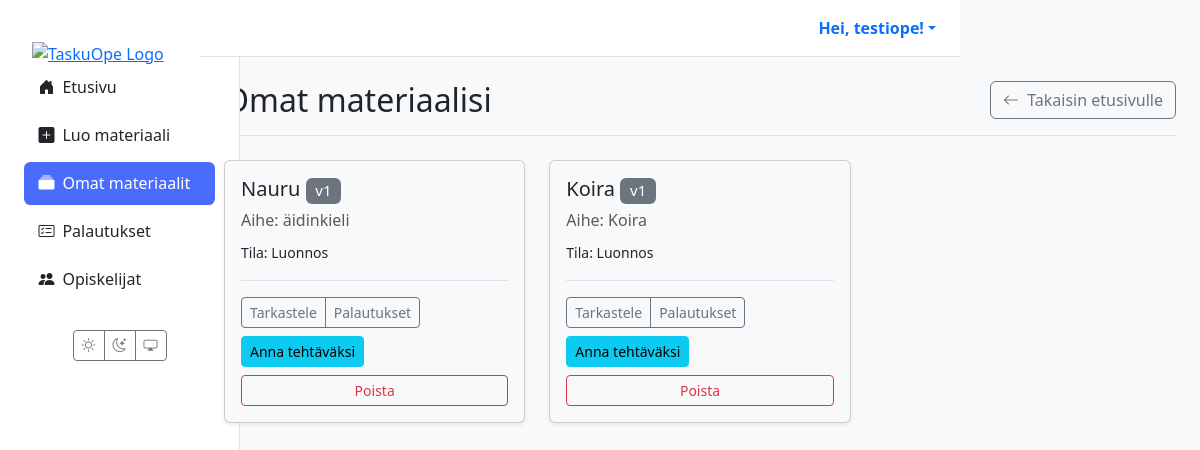
Page /materiaalit/ (signed in) on the earlier database version.
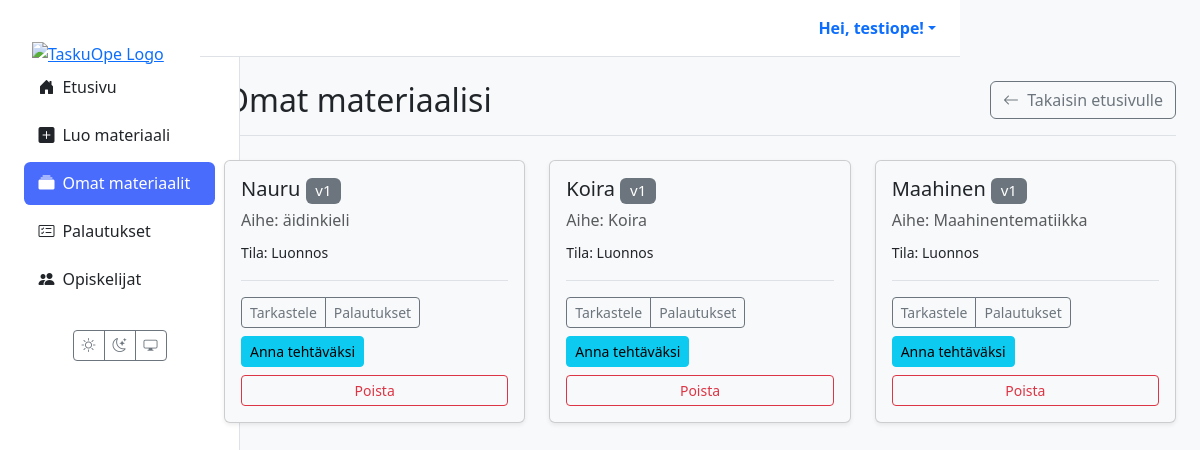
Same page on the later database version.
### materials/models.py (models this page shows, shortened)
class Material(models.Model):
    class MaterialType(models.TextChoices):
        TASK = 'tehtävä', _('Tehtävä')
        LEARNING_MATERIAL = 'oppimateriaali', _('Oppimateriaali')
        TEST = 'testi', _('Testi')
        EXAM = 'koe', _('Koe')
        VIDEO = 'video', _('Video')
        GAME = 'peli', _('Peli')
    class Status(models.TextChoices):
        DRAFT = 'DRAFT', _('Luonnos')
        PENDING_APPROVAL = 'PENDING', _('Odottaa hyväksyntää')
        APPROVED = 'APPROVED', _('Hyväksytty')
        REJECTED = 'REJECTED', _('Hylätty')
    GRADE_CHOICES = [(str(i), f"{i}. luokka") for i in range(1, 10)]
    id = models.UUIDField(primary_key=True, default=uuid.uuid4, editable=False)
    title = models.CharField(max_length=255, verbose_name=_("Otsikko"))
    content = models.TextField(
        verbose_name=_("Sisältö"),
        help_text=_("Raakasisältö, esim. AI:n tuottama teksti.")
    )
    structured_content = models.JSONField(
        null=True,
        blank=True,
        verbose_name=_("Jäsennelty sisältö"),
        help_text=_("Esim. monivalinnat tai tehtävän rakenne JSON-muodossa.")
    )
    material_type = models.CharField(
        max_length=50,
        choices=MaterialType.choices,
        default=MaterialType.TASK,
        verbose_name=_("Materiaalin tyyppi"),
    )
    subject = models.CharField(max_length=100, null=True, blank=True, verbose_name=_("Aine"))
    grade_level = models.CharField(
        max_length=20,
        choices=GRADE_CHOICES,
        null=True,
        blank=True,
        verbose_name=_("Luokka-aste"),
    )
    audience = models.JSONField(
        null=True,
        blank=True,
        verbose_name=_("Kohderyhmä"),
        help_text=_("Esim. {'learning_styles': ['visuaalinen'], 'languages': ['fi']}")
    )
    author = models.ForeignKey(
        settings.AUTH_USER_MODEL,
        related_name='authored_materials',
        on_delete=models.CASCADE,
        limit_choices_to={'role': 'TEACHER'},
        verbose_name=_("Tekijä (opettaja)"),
    )
    prompt = models.ForeignKey(
        Prompt,
        on_delete=models.SET_NULL,
        null=True,
        blank=True,
        verbose_name=_("Kehoite"),
    )
    status = models.CharField(
        max_length=50,
        choices=Status.choices,
        default=Status.DRAFT,
        verbose_name=_("Tila"),
    )
    version = models.IntegerField(default=1, verbose_name=_("Versio"))
    parent = models.ForeignKey(
        'self',
        on_delete=models.SET_NULL,
        null=True,
        blank=True,
        related_name='versions',
        verbose_name=_("Edellinen versio"),
    )
    created_at = models.DateTimeField(auto_now_add=True, verbose_name=_("Luotu"))
    updated_at = models.DateTimeField(auto_now=True, verbose_name=_("Päivitetty"))
    class Meta:
        verbose_name = _("Materiaali")
        verbose_name_plural = _("Materiaalit")

### materials/views.py (the view)
# urls.py: path("materiaalit/", views.material_list_view, name="material_list"),
@login_required(login_url='kirjaudu')
def material_list_view(request):
    if request.user.role != 'TEACHER':
        messages.error(request, "Vain opettajat voivat nähdä tämän sivun.")
        return redirect('dashboard')
    materials = Material.objects.filter(author=request.user)
    return render(request, 'materials/list.html', {'materials': materials})

### templates/materials/list.html (shortened to what this page needs)
{% extends 'partials/base.html' %}
{% load static %}
{% block content %}
<div class="container-fluid">
  <div class="d-flex justify-content-between align-items-center mb-4 border-bottom pb-3">
    <h1 class="h2 mb-0">Omat materiaalisi</h1>
    <a href="{% url 'dashboard' %}" class="btn btn-outline-secondary">
      <i class="bi bi-arrow-left me-1"></i> Takaisin etusivulle
    </a>
  </div>
  <section class="materials-list">
    <div class="row row-cols-1 row-cols-md-2 row-cols-xl-3 g-4">
      {% for m in materials %}
      <div class="col">
        <div class="card h-100 shadow-sm">
          <div class="card-body d-flex flex-column">
            <h5 class="card-title">
              {{ m.title }}
              <span class="badge bg-secondary fw-normal">v{{ m.version }}</span>
            </h5>
            <p class="card-subtitle mb-2 text-muted">Aihe: {{ m.subject|default:'Ei määritelty' }}</p>
            <p class="card-text"><small>Tila: {{ m.get_status_display }}</small></p>
            <div class="mt-auto pt-3 border-top">
              <div class="d-flex justify-content-between align-items-center flex-wrap gap-2">
                <div class="btn-group">
                  <a class="btn btn-sm btn-outline-secondary" href="{% url 'material_detail' material_id=m.id %}">Tarkastele</a>
                  <a class="btn btn-sm btn-outline-secondary" href="{% url 'view_submissions' material_id=m.id %}">Palautukset</a>
                </div>
                <a class="btn btn-sm btn-info" href="{% url 'assign_material' material_id=m.id %}">Anna tehtäväksi</a>
              </div>
              <div class="d-grid mt-2">
                <button type="button"
                        class="btn btn-sm btn-outline-danger"
                        data-bs-toggle="modal"
                        data-bs-target="#deleteModal-{{ m.id }}">
                  Poista
                </button>
              </div>
            </div>
          </div>
        </div>
      </div>
      {% endfor %}
    </div>
  </section>
</div>
{% endblock %}

Differences in the rows shown:
added Material: title "Maahinen", version "1", subject "Maahinentematiikka", status "Luonnos"
